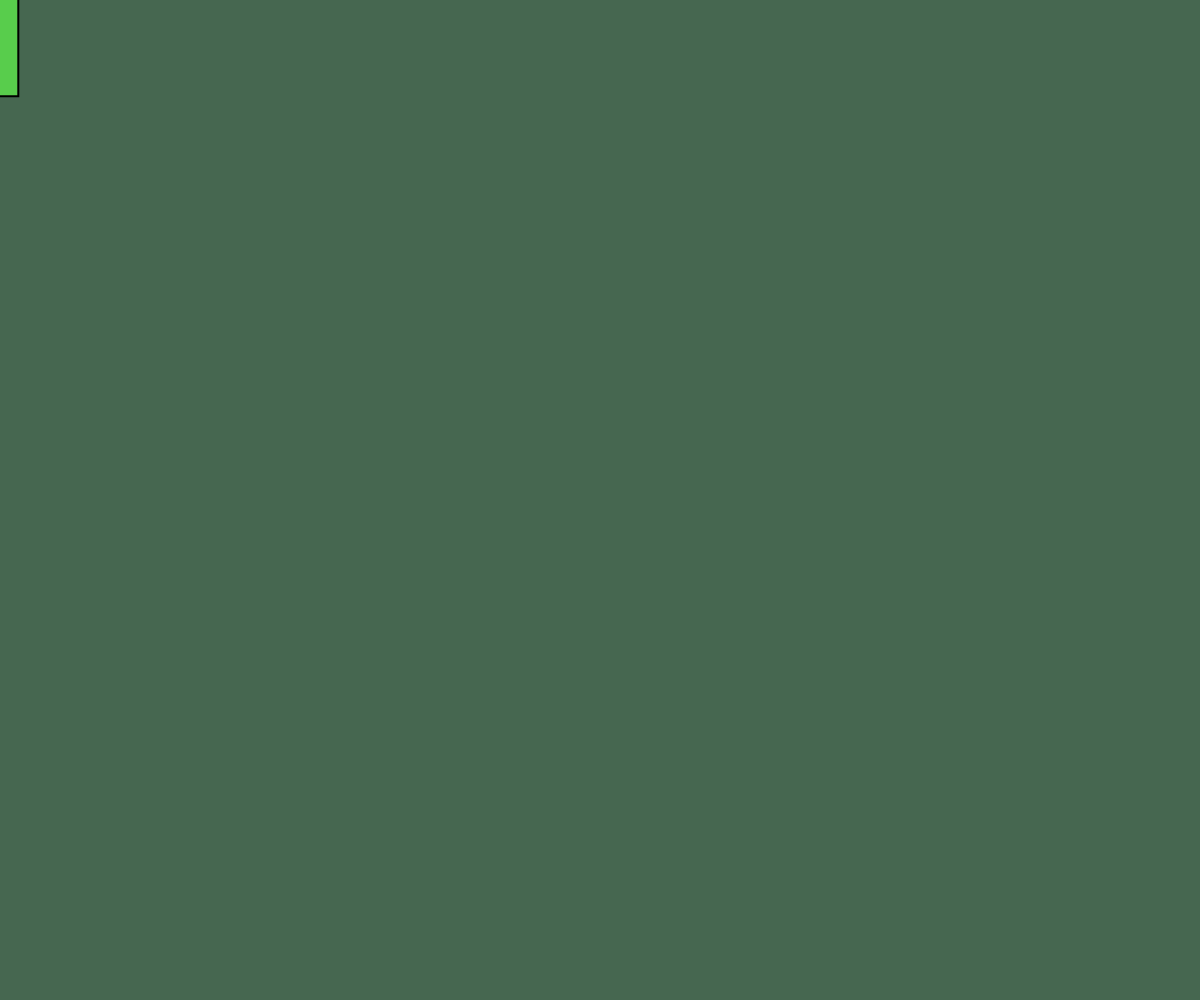
Frame 1 (no input)
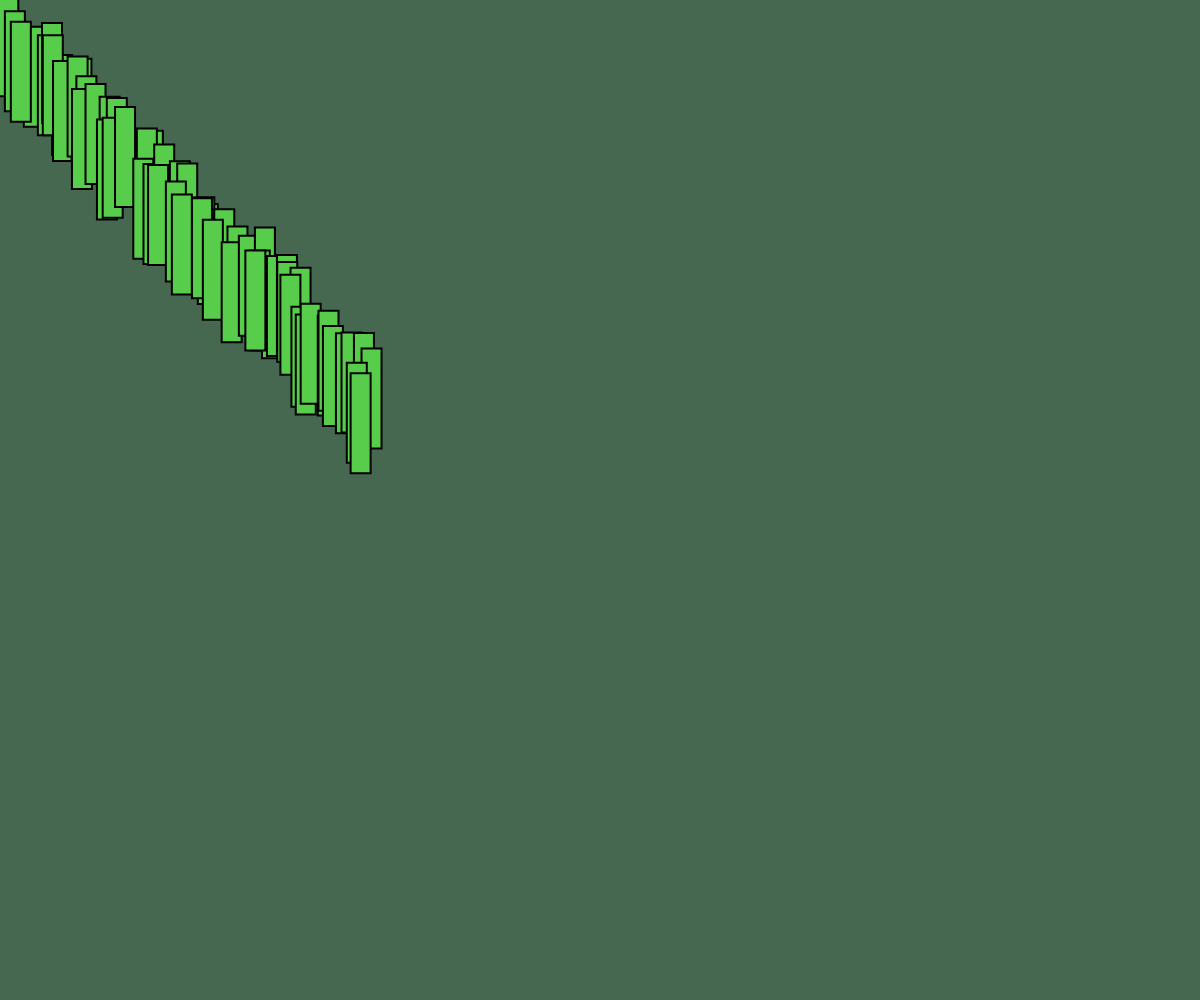
Frame 60 (no input)
Frame 120 (the mouse pressed at the canvas centre since frame 60): identical to frame 60, image omitted

The p5.js sketch that drew these frames (run headless with seeded random() and noise() and a simulated clock; from frame 60 on, the mouse is pressed at the canvas centre):

// p5.js sketch
// ── sketch.js
//rectangle object
let rectangle = {
    x: 0,
    y: 0,
    width: 10, 
    height: 50,
    speed: 6,
    speedy: 6,
    color1: 0,
    color2: 0,
    color3: 0
};


function setup(){
    createCanvas(windowWidth, windowHeight);
    background(70, 103, 80);

    fill(random(0,255), random(0,255), random(0,255));
    updateColors()
}

function updateColors(){
    rectangle.color1 = random(0,255);
    rectangle.color2 = random(0,255);
    rectangle.color3 = random(0,255);
}

function draw(){

    strokeWeight(2);
    //background("#ffffff01");



    //the height and the width is decided by mouse input
    rectangle.width = map(mouseX, 0, windowWidth, -20, 20);
    rectangle.height = map(mouseY, 0, windowHeight, -100, 100);


    //The following conditionals check for left right walls
    if(rectangle.x > windowWidth - rectangle.width){
        updateColors();
        //fill(random(0,255), random(0,255), random(0,255));
        rectangle.speed = rectangle.speed * -1;
        //rectangle.x = random(windowWidth/2,windowHeight/2);
        //rectangle.y = random(windowWidth/2,windowHeight/2);
        //fill(rectangle.color1,rectangle.color2,rectangle.color3, 100);
        //rect(0, 0, windowWidth, windowHeight);
    }
    else if (rectangle.x < 0){
        updateColors();
        //fill(random(0,255), random(0,255), random(0,255));
        rectangle.speed = rectangle.speed * -1;
        //rectangle.x = random(windowWidth/2,windowHeight/2);
        //rectangle.y = random(windowWidth/2,windowHeight/2);
        //fill(rectangle.color1,rectangle.color2,rectangle.color3, 100);
        //rect(0, 0, windowWidth, windowHeight);
    }

    //The following conditionals check for top bottom walls
    if(rectangle.y > windowHeight - rectangle.height){
        updateColors();
        //fill(random(0,255), random(0,255), random(0,255));
        rectangle.speedy = rectangle.speedy * -1;
        //rectangle.x = random(windowWidth/2,windowHeight/2);
        //rectangle.y = random(windowWidth/2,windowHeight/2);
        //fill(rectangle.color1,rectangle.color2,rectangle.color3, 100);
        //rect(0, 0, windowWidth, windowHeight);
        
    }
    else if (rectangle.y < 0 ){
        updateColors();
        //fill(random(0,255), random(0,255), random(0,255));
        rectangle.speedy = rectangle.speedy * -1;
        //rectangle.x = random(rectangle.x + 100,rectangle.x - 100);
        //rectangle.y = random(rectangle.y + 100,rectangle.y - 100);
        //rectangle.x = random(windowWidth/2,windowHeight/2);
        //rectangle.y = random(windowWidth/2,windowHeight/2);
        //fill(rectangle.color1,rectangle.color2,rectangle.color3, 100);
        //rect(0, 0, windowWidth, windowHeight);
    }
    
    //update x and y location
    rectangle.x = rectangle.x + rectangle.speed;
    rectangle.y = rectangle.y + rectangle.speedy;

    //random(rectangle.x +10,rectangle.x - 10)
    //random(rectangle.y +10,rectangle.y - 10)

    //draws rectangle
    fill(rectangle.color1,rectangle.color2,rectangle.color3);
    //rect(rectangle.x, rectangle.y, rectangle.width, rectangle.height);
    rect(random(rectangle.x + 15,rectangle.x - 15), random(rectangle.y + 15,rectangle.y - 15), rectangle.width, rectangle.height);

    
}

function mouseClicked() {
    fill(70, 103, 80, 10)
    rect(0, 0, windowWidth, windowHeight);
  }
